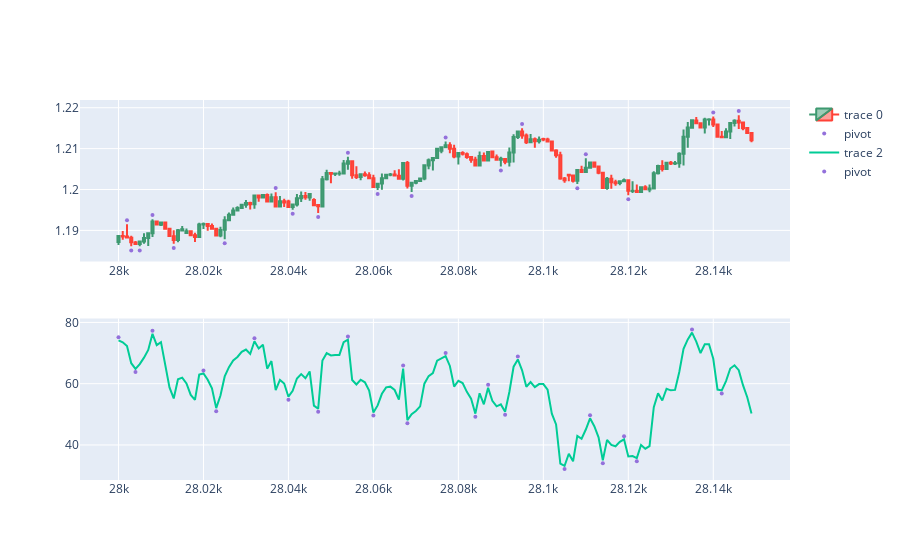

Source (notebook cell):
### Code cell
dfpl = df[28000:28150]
fig = make_subplots(rows=2, cols=1)
fig.append_trace(go.Candlestick(x=dfpl.index,
                open=dfpl['open'],
                high=dfpl['high'],
                low=dfpl['low'],
                close=dfpl['close']), row=1, col=1)

fig.add_scatter(x=dfpl.index, y=dfpl['pointpos'], mode="markers",
                marker=dict(size=4, color="MediumPurple"),
                name="pivot", row=1, col=1)

fig.append_trace(go.Scatter(x=dfpl.index, y=dfpl['RSI']), row=2, col=1)
fig.add_scatter(x=dfpl.index, y=dfpl['RSIpointpos'], mode="markers",
                marker=dict(size=4, color="MediumPurple"),
                name="pivot", row=2, col=1)


fig.update_layout(xaxis_rangeslider_visible=False)
fig.show()

### Figure 1 — Plotly figure (JSON) as saved in the notebook; plotly's stock layout.template omitted (floating-point values rounded to 4 significant figures; data arrays with more than 128 entries replaced by an {"elided": "..."} marker saying what was removed)
{"data": [{"close": {"elided": "150 float values"}, "high": {"elided": "150 float values"}, "low": {"elided": "150 float values"}, "open": {"elided": "150 float values"}, "type": "candlestick", "x": {"elided": "150 int values"}, "xaxis": "x", "yaxis": "y"}, {"marker": {"color": "MediumPurple", "size": 4}, "mode": "markers", "name": "pivot", "type": "scatter", "x": {"elided": "150 int values"}, "xaxis": "x", "y": {"elided": "150 float values"}, "yaxis": "y"}, {"type": "scatter", "x": {"elided": "150 int values"}, "xaxis": "x2", "y": {"elided": "150 float values"}, "yaxis": "y2"}, {"marker": {"color": "MediumPurple", "size": 4}, "mode": "markers", "name": "pivot", "type": "scatter", "x": {"elided": "150 int values"}, "xaxis": "x2", "y": {"elided": "150 float values"}, "yaxis": "y2"}], "layout": {"xaxis": {"anchor": "y", "domain": [0, 1], "rangeslider": {"visible": false}}, "xaxis2": {"anchor": "y2", "domain": [0, 1]}, "yaxis": {"anchor": "x", "domain": [0.575, 1]}, "yaxis2": {"anchor": "x2", "domain": [0, 0.425]}}}
